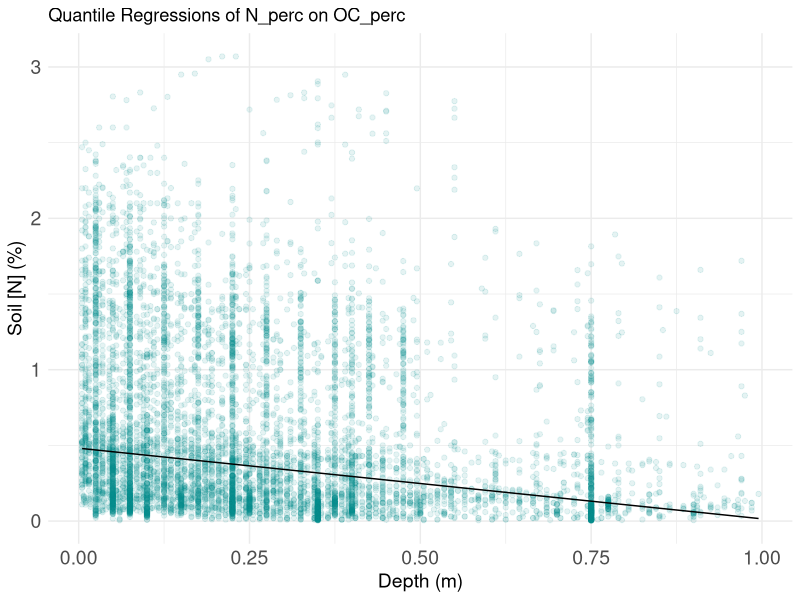

This chart was generated by the following R code:
# Install and load necessary packages if not already installed
#install.packages(c("ggplot2", "quantreg"))
library(ggplot2)
library(quantreg)

# Assuming you have a data frame named All_combined
All_combined_data <- read.csv("data/combined/AllCombined.csv")

# Specify a vector of tau values
tau_values <- c(0.5)  # Add or remove tau values as needed

# Plot multiple quantile regressions
ggplot(All_combined_data, aes(x = centerdepth, y = N_perc
                              )) +
  geom_point(alpha=0.1, color = "darkcyan") + 
  stat_quantile(quantiles = tau_values, formula = y ~ x, geom = "quantile", color = "black") +
  labs(title = "Quantile Regressions of N_perc on OC_perc",
       x = "Depth (m)",
       y = "Soil [N] (%)") +
  theme_minimal() +  # Remove gridlines
  theme(axis.title.x = element_text(size = 14),  # Change x-axis title size
        axis.title.y = element_text(size = 14),
        axis.text = element_text(size = 14))   # Change y-axis text size
  #scale_x_log10() +  # Log-transform x-axis
  #scale_y_log10()    # Log-transform y-axisq

  